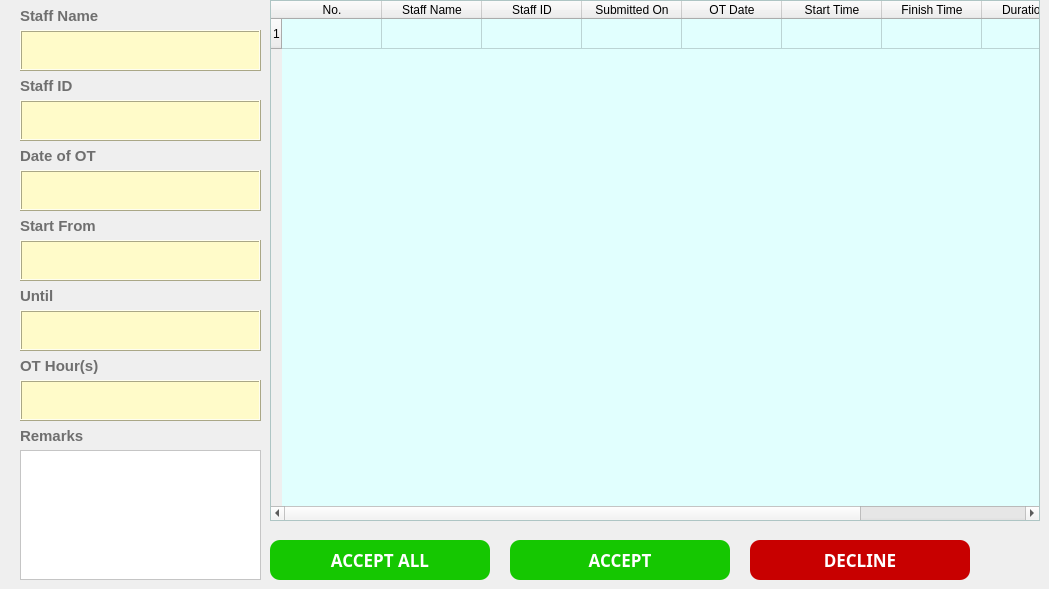
    <widget class="QWidget" name="tab">
     <attribute name="title">
      <string>Approve For OT Applications</string>
     </attribute>
     <widget class="QLabel" name="label_24">
      <property name="geometry">
       <rect>
        <x>20</x>
        <y>140</y>
        <width>151</width>
        <height>31</height>
       </rect>
      </property>
      <property name="font">
       <font>
        <family>Microsoft JhengHei UI</family>
        <pointsize>11</pointsize>
        <weight>75</weight>
        <bold>true</bold>
       </font>
      </property>
      <property name="styleSheet">
       <string notr="true">QLabel
{
	font-size:11pt;
	color:rgb(111,111,111);
}</string>
      </property>
      <property name="text">
       <string>Date of OT</string>
      </property>
     </widget>
     <widget class="QLabel" name="label_25">
      <property name="geometry">
       <rect>
        <x>20</x>
        <y>210</y>
        <width>151</width>
        <height>31</height>
       </rect>
      </property>
      <property name="font">
       <font>
        <family>Microsoft JhengHei UI</family>
        <pointsize>11</pointsize>
        <weight>75</weight>
        <bold>true</bold>
       </font>
      </property>
      <property name="styleSheet">
       <string notr="true">QLabel
{
	font-size:11pt;
	color:rgb(111,111,111);
}</string>
      </property>
      <property name="text">
       <string>Start From</string>
      </property>
     </widget>
     <widget class="QLabel" name="label_26">
      <property name="geometry">
       <rect>
        <x>20</x>
        <y>280</y>
        <width>151</width>
        <height>31</height>
       </rect>
      </property>
      <property name="font">
       <font>
        <family>Microsoft JhengHei UI</family>
        <pointsize>11</pointsize>
        <weight>75</weight>
        <bold>true</bold>
       </font>
      </property>
      <property name="styleSheet">
       <string notr="true">QLabel
{
	font-size:11pt;
	color:rgb(111,111,111);
}</string>
      </property>
      <property name="text">
       <string>Until</string>
      </property>
     </widget>
     <widget class="QLabel" name="label_27">
      <property name="geometry">
       <rect>
        <x>20</x>
        <y>350</y>
        <width>151</width>
        <height>31</height>
       </rect>
      </property>
      <property name="font">
       <font>
        <family>Microsoft JhengHei UI</family>
        <pointsize>11</pointsize>
        <weight>75</weight>
        <bold>true</bold>
       </font>
      </property>
      <property name="styleSheet">
       <string notr="true">QLabel
{
	font-size:11pt;
	color:rgb(111,111,111);
}</string>
      </property>
      <property name="text">
       <string>OT Hour(s)</string>
      </property>
     </widget>
     <widget class="QTextEdit" name="textEdit_5">
      <property name="enabled">
       <bool>false</bool>
      </property>
      <property name="geometry">
       <rect>
        <x>20</x>
        <y>380</y>
        <width>241</width>
        <height>41</height>
       </rect>
      </property>
      <property name="styleSheet">
       <string notr="true">QTextEdit

{
    /*字体为微软雅黑*/
    font-family:Microsoft Yahei;
    /*字体大小为20点*/
	color:rgb(50, 50, 50);
   font-size:12pt;
	background-color:rgb(255, 251, 201);
}
</string>
      </property>
      <property name="frameShape">
       <enum>QFrame::Box</enum>
      </property>
      <property name="frameShadow">
       <enum>QFrame::Raised</enum>
      </property>
      <property name="lineWidth">
       <number>1</number>
      </property>
     </widget>
     <widget class="QLabel" name="label_28">
      <property name="geometry">
       <rect>
        <x>20</x>
        <y>420</y>
        <width>151</width>
        <height>31</height>
       </rect>
      </property>
      <property name="font">
       <font>
        <family>Microsoft JhengHei UI</family>
        <pointsize>11</pointsize>
        <weight>75</weight>
        <bold>true</bold>
       </font>
      </property>
      <property name="styleSheet">
       <string notr="true">QLabel
{
	font-size:11pt;
	color:rgb(111,111,111);
}</string>
      </property>
      <property name="text">
       <string>Remarks</string>
      </property>
     </widget>
     <widget class="QTextEdit" name="textEdit">
      <property name="geometry">
       <rect>
        <x>20</x>
        <y>450</y>
        <width>241</width>
        <height>130</height>
       </rect>
      </property>
      <property name="styleSheet">
       <string notr="true">QTextEdit
{
    /*字体为微软雅黑*/
    font-family:Microsoft Yahei;
    /*字体大小为20点*/
	color:rgb(74, 74, 74);
   font-size:12pt;
	background-color:rgb(255, 255, 255);
}

QTextEdit:hover
{
    /*背景颜色*/  
   background-color:rgb(229, 242, 255);
}

QTextEdit:focus
{
    /*背景颜色*/  
   background-color:rgb(229, 242, 255);
}</string>
      </property>
     </widget>
     <widget class="QPushButton" name="pushButton">
      <property name="geometry">
       <rect>
        <x>510</x>
        <y>540</y>
        <width>220</width>
        <height>40</height>
       </rect>
      </property>
      <property name="font">
       <font>
        <family>Microsoft Yahei</family>
        <pointsize>13</pointsize>
        <weight>75</weight>
        <bold>true</bold>
       </font>
      </property>
      <property name="styleSheet">
       <string notr="true">QPushButton

{
    /*字体为微软雅黑*/
    font-family:Microsoft Yahei;
    /*字体大小为20点*/
    font-size:13pt;
    /*字体颜色为白色*/    
    color:white;
    /*背景颜色*/  
    background-color:rgb(21, 199, 1);
    /*边框圆角半径为8像素*/ 
    border-radius:10px;

}

/*按钮停留态*/
QPushButton:hover
{
    /*背景颜色*/  
    background-color:rgb(21, 175, 0);
    padding-left:-3px;
    /*上内边距为3像素，让按下时字向下移动3像素*/  
    padding-top:-3px;
	font-size:15pt;
}

/*按钮按下态*/
QPushButton:pressed
{
    /*背景颜色*/  
    background-color:rgb(0, 113, 0);
    /*左内边距为3像素，让按下时字向右移动3像素*/  
    padding-left:3px;
    /*上内边距为3像素，让按下时字向下移动3像素*/  
    padding-top:3px;
    font-size:13pt;
}</string>
      </property>
      <property name="text">
       <string>ACCEPT</string>
      </property>
     </widget>
     <widget class="QTextEdit" name="textEdit_6">
      <property name="enabled">
       <bool>false</bool>
      </property>
      <property name="geometry">
       <rect>
        <x>20</x>
        <y>170</y>
        <width>241</width>
        <height>41</height>
       </rect>
      </property>
      <property name="styleSheet">
       <string notr="true">QTextEdit

{
    /*字体为微软雅黑*/
    font-family:Microsoft Yahei;
    /*字体大小为20点*/
	color:rgb(50, 50, 50);
   font-size:12pt;
	background-color:rgb(255, 251, 201);
}
</string>
      </property>
      <property name="frameShape">
       <enum>QFrame::Box</enum>
      </property>
      <property name="frameShadow">
       <enum>QFrame::Raised</enum>
      </property>
      <property name="lineWidth">
       <number>1</number>
      </property>
     </widget>
     <widget class="QTextEdit" name="textEdit_7">
      <property name="enabled">
       <bool>false</bool>
      </property>
      <property name="geometry">
       <rect>
        <x>20</x>
        <y>240</y>
        <width>241</width>
        <height>41</height>
       </rect>
      </property>
      <property name="styleSheet">
       <string notr="true">QTextEdit

{
    /*字体为微软雅黑*/
    font-family:Microsoft Yahei;
    /*字体大小为20点*/
	color:rgb(50, 50, 50);
   font-size:12pt;
	background-color:rgb(255, 251, 201);
}
</string>
      </property>
      <property name="frameShape">
       <enum>QFrame::Box</enum>
      </property>
      <property name="frameShadow">
       <enum>QFrame::Raised</enum>
      </property>
      <property name="lineWidth">
       <number>1</number>
      </property>
     </widget>
     <widget class="QTextEdit" name="textEdit_8">
      <property name="enabled">
       <bool>false</bool>
      </property>
      <property name="geometry">
       <rect>
        <x>20</x>
        <y>310</y>
        <width>241</width>
        <height>41</height>
       </rect>
      </property>
      <property name="styleSheet">
       <string notr="true">QTextEdit

{
    /*字体为微软雅黑*/
    font-family:Microsoft Yahei;
    /*字体大小为20点*/
	color:rgb(50, 50, 50);
   font-size:12pt;
	background-color:rgb(255, 251, 201);
}
</string>
      </property>
      <property name="frameShape">
       <enum>QFrame::Box</enum>
      </property>
      <property name="frameShadow">
       <enum>QFrame::Raised</enum>
      </property>
      <property name="lineWidth">
       <number>1</number>
      </property>
     </widget>
     <widget class="QLabel" name="label_31">
      <property name="geometry">
       <rect>
        <x>20</x>
        <y>70</y>
        <width>151</width>
        <height>31</height>
       </rect>
      </property>
      <property name="font">
       <font>
        <family>Microsoft JhengHei UI</family>
        <pointsize>11</pointsize>
        <weight>75</weight>
        <bold>true</bold>
       </font>
      </property>
      <property name="styleSheet">
       <string notr="true">QLabel
{
	font-size:11pt;
	color:rgb(111,111,111);
}</string>
      </property>
      <property name="text">
       <string>Staff ID</string>
      </property>
     </widget>
     <widget class="QTextEdit" name="textEdit_9">
      <property name="enabled">
       <bool>false</bool>
      </property>
      <property name="geometry">
       <rect>
        <x>20</x>
        <y>100</y>
        <width>241</width>
        <height>41</height>
       </rect>
      </property>
      <property name="styleSheet">
       <string notr="true">QTextEdit

{
    /*字体为微软雅黑*/
    font-family:Microsoft Yahei;
    /*字体大小为20点*/
	color:rgb(50, 50, 50);
   font-size:12pt;
	background-color:rgb(255, 251, 201);
}
</string>
      </property>
      <property name="frameShape">
       <enum>QFrame::Box</enum>
      </property>
      <property name="frameShadow">
       <enum>QFrame::Raised</enum>
      </property>
      <property name="lineWidth">
       <number>1</number>
      </property>
     </widget>
     <widget class="QTableWidget" name="tableWidget_2">
      <property name="geometry">
       <rect>
        <x>270</x>
        <y>0</y>
        <width>770</width>
        <height>521</height>
       </rect>
      </property>
      <property name="font">
       <font>
        <pointsize>9</pointsize>
       </font>
      </property>
      <property name="styleSheet">
       <string notr="true">QTableWidget
{
	background-color: rgb(225, 255, 254);

}</string>
      </property>
      <property name="frameShape">
       <enum>QFrame::StyledPanel</enum>
      </property>
      <property name="frameShadow">
       <enum>QFrame::Sunken</enum>
      </property>
      <property name="sizeAdjustPolicy">
       <enum>QAbstractScrollArea::AdjustToContentsOnFirstShow</enum>
      </property>
      <property name="selectionBehavior">
       <enum>QAbstractItemView::SelectRows</enum>
      </property>
      <property name="showGrid">
       <bool>true</bool>
      </property>
      <property name="gridStyle">
       <enum>Qt::SolidLine</enum>
      </property>
      <property name="rowCount">
       <number>1</number>
      </property>
      <property name="columnCount">
       <number>9</number>
      </property>
      <attribute name="horizontalHeaderCascadingSectionResizes">
       <bool>true</bool>
      </attribute>
      <attribute name="verticalHeaderShowSortIndicator" stdset="0">
       <bool>false</bool>
      </attribute>
      <attribute name="verticalHeaderStretchLastSection">
       <bool>false</bool>
      </attribute>
      <row/>
      <column>
       <property name="text">
        <string>No.</string>
       </property>
       <property name="background">
        <color>
         <red>36</red>
         <green>236</green>
         <blue>239</blue>
        </color>
       </property>
      </column>
      <column>
       <property name="text">
        <string>Staff Name</string>
       </property>
      </column>
      <column>
       <property name="text">
        <string>Staff ID</string>
       </property>
      </column>
      <column>
       <property name="text">
        <string>Submitted On</string>
       </property>
      </column>
      <column>
       <property name="text">
        <string>OT Date</string>
       </property>
      </column>
      <column>
       <property name="text">
        <string>Start Time</string>
       </property>
      </column>
      <column>
       <property name="text">
        <string>Finish Time</string>
       </property>
      </column>
      <column>
       <property name="text">
        <string>Duration(h)</string>
       </property>
      </column>
      <column>
       <property name="text">
        <string>Remarks</string>
       </property>
      </column>
     </widget>
     <widget class="QPushButton" name="pushButton_4">
      <property name="geometry">
       <rect>
        <x>750</x>
        <y>540</y>
        <width>220</width>
        <height>40</height>
       </rect>
      </property>
      <property name="font">
       <font>
        <family>Microsoft Yahei</family>
        <pointsize>13</pointsize>
        <weight>75</weight>
        <bold>true</bold>
       </font>
      </property>
      <property name="styleSheet">
       <string notr="true">QPushButton
{
    /*字体为微软雅黑*/
    font-family:Microsoft Yahei;
    /*字体大小为20点*/
    font-size:13pt;
    /*字体颜色为白色*/    
    color:white;
    /*背景颜色*/  
    background-color:rgb(200, 0, 0);
    /*边框圆角半径为8像素*/ 
    border-radius:10px;
}

/*按钮停留态*/
QPushButton:hover
{
    /*背景颜色*/  
    background-color:rgb(176, 0, 0);
    padding-left:-3px;
    /*上内边距为3像素，让按下时字向下移动3像素*/  
    padding-top:-3px;
	 font-size:15pt;
}

/*按钮按下态*/
QPushButton:pressed
{
    /*背景颜色*/  
    background-color:rgb(147, 0, 0);
    /*左内边距为3像素，让按下时字向右移动3像素*/  
    padding-left:3px;
    /*上内边距为3像素，让按下时字向下移动3像素*/  
    padding-top:3px;
    font-size:13pt;
}</string>
      </property>
      <property name="text">
       <string>DECLINE</string>
      </property>
     </widget>
     <widget class="QLabel" name="label_32">
      <property name="geometry">
       <rect>
        <x>20</x>
        <y>0</y>
        <width>151</width>
        <height>31</height>
       </rect>
      </property>
      <property name="font">
       <font>
        <family>Microsoft JhengHei UI</family>
        <pointsize>11</pointsize>
        <weight>75</weight>
        <bold>true</bold>
       </font>
      </property>
      <property name="styleSheet">
       <string notr="true">QLabel
{
	font-size:11pt;
	color:rgb(111,111,111);
}</string>
      </property>
      <property name="text">
       <string>Staff Name</string>
      </property>
     </widget>
     <widget class="QTextEdit" name="textEdit_10">
      <property name="enabled">
       <bool>false</bool>
      </property>
      <property name="geometry">
       <rect>
        <x>20</x>
        <y>30</y>
        <width>241</width>
        <height>41</height>
       </rect>
      </property>
      <property name="styleSheet">
       <string notr="true">QTextEdit

{
    /*字体为微软雅黑*/
    font-family:Microsoft Yahei;
    /*字体大小为20点*/
	color:rgb(50, 50, 50);
   font-size:12pt;
	background-color:rgb(255, 251, 201);
}
</string>
      </property>
      <property name="frameShape">
       <enum>QFrame::Box</enum>
      </property>
      <property name="frameShadow">
       <enum>QFrame::Raised</enum>
      </property>
      <property name="lineWidth">
       <number>1</number>
      </property>
     </widget>
     <widget class="QPushButton" name="pushButton_9">
      <property name="geometry">
       <rect>
        <x>270</x>
        <y>540</y>
        <width>220</width>
        <height>40</height>
       </rect>
      </property>
      <property name="font">
       <font>
        <family>Microsoft Yahei</family>
        <pointsize>13</pointsize>
        <weight>75</weight>
        <bold>true</bold>
       </font>
      </property>
      <property name="styleSheet">
       <string notr="true">QPushButton

{
    /*字体为微软雅黑*/
    font-family:Microsoft Yahei;
    /*字体大小为20点*/
    font-size:13pt;
    /*字体颜色为白色*/    
    color:white;
    /*背景颜色*/  
    background-color:rgb(21, 199, 1);
    /*边框圆角半径为8像素*/ 
    border-radius:10px;

}

/*按钮停留态*/
QPushButton:hover
{
    /*背景颜色*/  
    background-color:rgb(21, 175, 0);
    padding-left:-3px;
    /*上内边距为3像素，让按下时字向下移动3像素*/  
    padding-top:-3px;
	font-size:15pt;
}

/*按钮按下态*/
QPushButton:pressed
{
    /*背景颜色*/  
    background-color:rgb(0, 113, 0);
    /*左内边距为3像素，让按下时字向右移动3像素*/  
    padding-left:3px;
    /*上内边距为3像素，让按下时字向下移动3像素*/  
    padding-top:3px;
    font-size:13pt;
}</string>
      </property>
      <property name="text">
       <string>ACCEPT ALL</string>
      </property>
     </widget>
    </widget>
